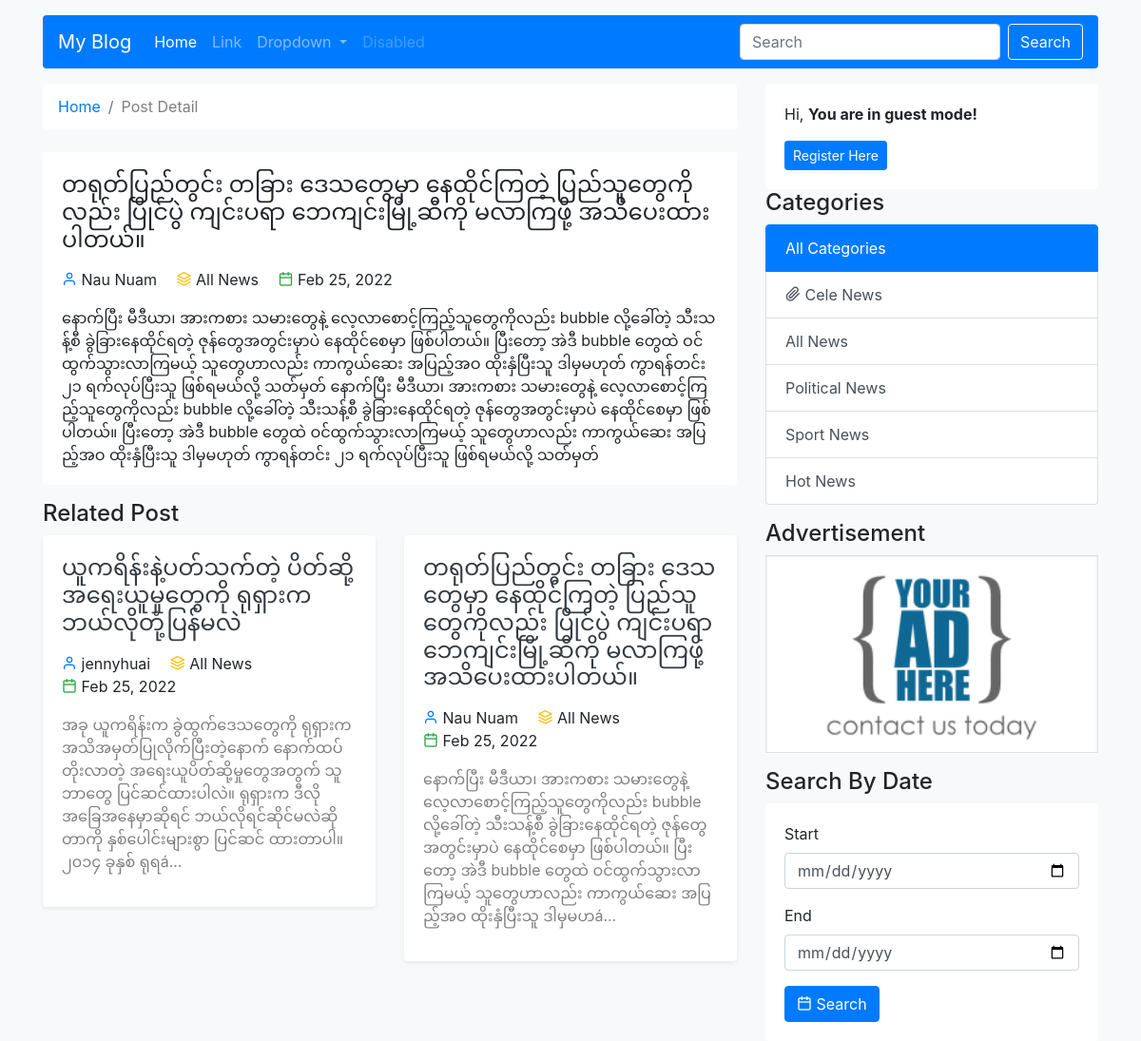
/detail.php?id=8, run on the app's committed database.
### tables this page shows
CREATE TABLE `posts` (
  `id` int(11) NOT NULL,
  `title` varchar(255) NOT NULL,
  `description` longtext NOT NULL,
  `user_id` int(11) NOT NULL,
  `category_id` int(11) NOT NULL,
  `is_published` enum('0','1') NOT NULL DEFAULT '0',
  `ordering` int(11) DEFAULT NULL,
  `created_at` timestamp NOT NULL DEFAULT current_timestamp()
);

CREATE TABLE `users` (
  `id` int(11) NOT NULL,
  `name` varchar(50) NOT NULL,
  `email` varchar(50) NOT NULL,
  `password` varchar(255) NOT NULL,
  `role` enum('0','1','2') NOT NULL DEFAULT '2',
  `photo` varchar(255) NOT NULL DEFAULT 'default.png',
  `balance` bigint(20) NOT NULL,
  `created_at` timestamp NOT NULL DEFAULT current_timestamp()
);

CREATE TABLE `categories` (
  `id` int(11) NOT NULL,
  `title` varchar(255) NOT NULL,
  `user_id` int(11) NOT NULL,
  `ordering` int(11) DEFAULT NULL,
  `created_at` timestamp NOT NULL DEFAULT current_timestamp()
);

### core/base.php (called while the page is built, shortened)
<?php
function con() {
   return mysqli_connect("localhost", "root", "", "my_blog");
}
$url = "http://{$_SERVER['HTTP_HOST']}";

### core/functions.php (called while the page is built, shortened)
<?php
function fetchAll($sql) {
    $query = mysqli_query(con(), $sql);
    $rows = [];
    while($row = mysqli_fetch_assoc($query)) {
        array_push($rows, $row);
    }
    return $rows;
}
function fetch($sql) {
    $query = mysqli_query(con(), $sql);
    $row = mysqli_fetch_assoc($query);
    return $row;
}
function showTime($timestamp, $format='d-m-Y') {
     return date($format, strtotime($timestamp));
}
function shortenString($str, $length = "50") {
    return substr($str, 0, $length). "...";
}
function user($id) {
    $sql = "SELECT * FROM users WHERE id='$id'";
    return fetch($sql);
}
function category($id) {
    $sql = "SELECT * FROM categories WHERE id='$id'";
    return fetch($sql);
}
function post($id) {
    $sql = "SELECT * FROM posts WHERE id='$id'";
    return fetch($sql);
}
 function frontCategories() {
    $sql = "SELECT * FROM categories ORDER BY ordering DESC";
    return fetchAll($sql);
 }
 function frontPostsByCategory($category_id, $limit ="99999", $post_id = 0) {
    $sql = "SELECT * FROM posts WHERE category_id = $category_id AND id != $post_id ORDER BY id DESC LIMIT $limit";
    return fetchAll($sql);
 }

### detail.php (the view, shortened to what this page needs)
<?php  require_once "front_panel/head.php"; ?>
<?php    require_once "front_panel/site_head.php"; ?>
<?php
    $id = $_GET['id'];
    $current = post($id);
    $currentCategory = $current['category_id'];
?>
<div class="container">
    <div class="row">
        <div class="col-12 col-md-8">
            <nav aria-label="breadcrumb">
                <ol class="breadcrumb bg-white mb-4">
                    <li class="breadcrumb-item text-black-50"><a href="<?php echo $url; ?>/index.php">Home</a></li>
                    <li class="breadcrumb-item text-black-50">
                       Post Detail
                   </li>
                </ol>
            </nav>
            <div class="card mb-3">
                <div class="card-body">
                    <h4><?php echo $current['title']; ?></h4>
                        <div class="my-3">
                            <i class="feather-user text-primary"></i>
                            <span class="mr-3">
                                <?php echo user($current['user_id'])['name']; ?>
                            </span>
                            <i class="feather-layers text-warning"></i>
                            <span class="mr-3">
                                <?php echo category($current['category_id'])['title']; ?>
                            </span>
                            <i class="feather-calendar text-success"></i>
                            <span>
                                <?php echo showTime($current['created_at'], "M d, Y"); ?>
                            </span>
                        </div>
                        <div class="">
                                <?php echo html_entity_decode($current['description'], ENT_QUOTES); ?>
                        </div>
                </div>
            </div>
            <div class="row">
              <div class="col-12">
                  <h4> Related Post</h4>
                 <div class="row">
                 <?php foreach(frontPostsByCategory($currentCategory, 2, $id) as $p) { ?>
                    <div class="col-12 col-md-6">
                        <div class="card mb-3 shadow-sm post">
                            <div class="card-body">
                                <a href="detail.php?id=<?php echo $p['id']; ?>" class="text-dark">
                                    <h4 class="">
                                        <?php echo $p['title']; ?>
                                    </h4>
                                </a>
                                <div class="my-3">
                                    <i class="feather-user text-primary"></i>
                                    <span class="mr-3">
                                        <?php echo user($p['user_id'])['name']; ?>
                                    </span>
                                    <i class="feather-layers text-warning"></i>
                                    <span class="mr-3">
                                        <?php echo category($p['category_id'])['title']; ?>
                                    </span>
                                    <br>
                                    <i class="feather-calendar text-success"></i>
                                    <span>
                                        <?php echo showTime($p['created_at'], "M d, Y"); ?>
                                    </span>
                                </div>
                                <p class="text-black-50">
                                    <?php echo html_entity_decode(shortenString($p['description'], "700")); ?>
                                </p>
                            </div>
                        </div>
                    </div>
                <?php } ?>
                 </div>
              </div>
            </div>
        </div>
        <?php require_once "front_panel/right_sidebar.php"; ?>
    </div>
</div>
<?php require_once "front_panel/footer.php"; ?>

### front_panel/head.php (shortened to what this page needs)
<?php
    require_once "core/base.php";
    require_once "core/functions.php";
?>
<!DOCTYPE html>
<html lang="en">
<head>
    <link rel="stylesheet" href="<?php echo $url; ?>/assets/vendor/bootstrap/css/bootstrap.css">
    <link rel="stylesheet" href="<?php echo $url; ?>/assets/vendor/feather-icons-web/feather.css">
    <link rel="stylesheet" href="<?php echo $url; ?>/assets/css/style.css">

### front_panel/site_head.php (shortened to what this page needs)
</head>
<body class="bg-light">
<div class="container">
    <div class="row">
        <div class="col-12">
            <nav class="navbar navbar-expand-lg navbar-dark bg-primary my-3 rounded">
                <a class="navbar-brand" href="<?php echo $url; ?>/index.php">My Blog</a>
                <div class="collapse navbar-collapse" id="navbarSupportedContent">
                    <ul class="navbar-nav mr-auto">
                    <li class="nav-item active">
                        <a class="nav-link" href="<?php echo $url; ?>/index.php">Home <span class="sr-only">(current)</span></a>
                    </li>
                    <li class="nav-item">
                        <a class="nav-link" href="#">Link</a>
                    </li>
                    <li class="nav-item dropdown">
                        <a class="nav-link dropdown-toggle" href="#" id="navbarDropdown" role="button" data-toggle="dropdown" aria-expanded="false">
                        Dropdown
                        </a>
                    </li>
                    <li class="nav-item">
                        <a class="nav-link disabled">Disabled</a>
                    </li>
                    </ul>
                    <form class="form-inline my-2 my-lg-0" method="post" action="<?php echo $url; ?>/search_post.php">
                        <input class="form-control mr-sm-2" type="search" name="search-key" placeholder="Search" aria-label="Search">
                        <button class="btn btn-outline-light my-2 my-sm-0" type="submit">Search</button>
                    </form>
                </div>
            </nav>
        </div>
    </div>
</div>

### front_panel/right_sidebar.php
<div class="col-12 col-md-4">
    <div class="front-panel-side-bar">
      <?php
            if($_SESSION['user']) {
     ?>
                <div class="card">
                    <div class="card-body d-flex justify-content-between align-content-center">
                        <p class="mb-0">
                        Hi <b><?php echo ucfirst($_SESSION['user']['name']); ?></b>
                        </p>
                        <a href="dashboard.php" class="btn btn-primary btn-sm">Go Admin Dashboard</a>
                    </div>
                </div>
        <?php
            } else {
      ?>
                <div class="card">
                    <div class="card-body">
                        <p class="">
                        Hi, <b>You are in guest mode!</b>
                        </p>
                        <a href="register.php" class="btn btn-primary btn-sm">Register Here</a>
                    </div>
                </div>
     <?php } ?>
        <h4>Categories</h4>
        <div class="list-group">
            <a href="<?php echo $url; ?>/index.php" class="list-group-item list-group-item-action <?php echo isset($_GET['category_id'])? '' : 'active'; ?>" aria-current="true">
                All Categories
            </a>
            <?php foreach(frontCategories() as $c) { ?>
                <a href="category_base_post.php?category_id=<?php echo $c['id']; ?>" class="list-group-item list-group-item-action <?php echo isset($_GET['category_id'])? $_GET['category_id'] == $c['id']? 'active' : '' : ''; ?>">
                    <?php if($c['ordering'] == 1) { ?>
                            <i class="feather-paperclip"></i>
                    <?php } ?>
                    <?php echo $c['title']; ?>
                </a>
            <?php } ?>
        </div>
        <div class="mb-3">
            <h4 class="mt-3">Advertisement</h4>
            <img src="<?php echo $url; ?>/assets/img/ads.png" class="w-100 border" alt="">
        </div>
        <div class="">
            <h4>Search By Date</h4>
            <div class="card">
                <div class="card-body">
                    <form action="<?php echo $url; ?>/search_by_date.php" method="post">
                        <div class="form-group">
                            <label for="">Start</label>
                            <input type="date" name="start" id="" class="form-control" required>
                        </div>
                        <div class="form-group">
                            <label for="">End</label>
                            <input type="date" name="end" id="" class="form-control" required>
                        </div>
                        <button class="btn btn-primary">
                            <i class="feather-calendar"></i>
                                Search
                        </button>
                    </form>
                </div>
            </div>
        </div>
    </div>
</div>

### front_panel/footer.php (shortened to what this page needs)
</body>
</html>

### assets/css/style.css (style rules this page uses)
:root { --primary-soft: #f3f3f3; }
.card { border:none; }
.post { transition: 0.5s !important; }

### data on the page
posts: title "တရုတ်ပြည်တွင်း တခြား ဒေသတွေမှာ နေထိုင်ကြတဲ့ ပြည်သူတွေကိုလည်း ပြိုင်ပွဲ ကျင်းပရာ ဘေကျင်းမြို့ဆီကို မလာကြဖို့ အသိပေးထားပါတယ်။", user.name "Nau Nuam", category.title "All News", created_at "Feb 25, 2022", description "နောက်ပြီး မီဒီယာ၊ အားကစား သမားတွေနဲ့ လေ့လာစောင့်ကြည့်သူတွေကိုလည်း bubble လို့ခေါ်တဲ့ သီးသန့်စီ ခွဲခြားနေထိုင်ရတဲ့ ဇုန်တွေအတွင်းမှာပဲ နေထိုင်စေမှာ ဖြစ်ပါတယ်။ ပြီးတော့ အဲဒီ bubble တွေထဲ ဝင်ထွက်သွားလာကြမယ့် သူတွေဟာလည်း ကာကွယ်ဆေး အပြည့်အဝ ထိုးနှံပြီးသူ ဒါမှမဟုတ် ကွာရန်တင်း ၂၁ ရက်လုပ်ပြီးသူ ဖြစ်ရမယ်လို့ သတ်မှတ် နောက်ပြီး မီဒီယာ၊ အားကစား သမားတွေနဲ့ လေ့လာစောင့်ကြည့်သူတွေကိုလည်း bubble လို့ခေါ်တဲ့ သီးသန့်စီ ခွဲခြားနေထိုင်ရတဲ့ ဇုန်တွေအတွင်းမှာပဲ နေထိုင်စေမှာ ဖြစ်ပါတယ်။ ပြီးတော့ အဲဒီ bubble တွေထဲ ဝင်ထွက်သွားလာကြမယ့် သူတွေဟာလည်း ကာကွယ်ဆေး အပြည့်အဝ ထိုးနှံပြီးသူ ဒါမှမဟုတ် ကွာရန်တင်း ၂၁ ရက်လုပ်ပြီးသူ ဖြစ်ရမယ်လို့ သတ်မှတ်"
posts: title "ယူကရိန်းနဲ့ပတ်သက်တဲ့ ပိတ်ဆို့အရေးယူမှုတွေကို ရုရှားက ဘယ်လိုတုံ့ပြန်မလဲ", user.name "jennyhuai", category.title "All News", created_at "Feb 25, 2022", description "အခု ယူကရိန်းက ခွဲထွက်ဒေသတွေကို ရုရှားက အသိအမှတ်ပြုလိုက်ပြီးတဲ့နောက် နောက်ထပ်တိုးလာတဲ့ အရေးယူပိတ်ဆို့မှုတွေအတွက် သူ ဘာတွေ ပြင်ဆင်ထားပါလဲ။ ရုရှားက ဒီလိုအခြေအနေမှာဆိုရင် ဘယ်လိုရင်ဆိုင်မလဲဆိုတာကို နှစ်ပေါင်းများစွာ ပြင်ဆင် ထားတာပါ။ ၂၀၁၄ ခုနှစ် ရုရá..."
posts: title "တရုတ်ပြည်တွင်း တခြား ဒေသတွေမှာ နေထိုင်ကြတဲ့ ပြည်သူတွေကိုလည်း ပြိုင်ပွဲ ကျင်းပရာ ဘေကျင်းမြို့ဆီကို မလာကြဖို့ အသိပေးထားပါတယ်။", user.name "Nau Nuam", category.title "All News", created_at "Feb 25, 2022", description "နောက်ပြီး မီဒီယာ၊ အားကစား သမားတွေနဲ့ လေ့လာစောင့်ကြည့်သူတွေကိုလည်း bubble လို့ခေါ်တဲ့ သီးသန့်စီ ခွဲခြားနေထိုင်ရတဲ့ ဇုန်တွေအတွင်းမှာပဲ နေထိုင်စေမှာ ဖြစ်ပါတယ်။ ပြီးတော့ အဲဒီ bubble တွေထဲ ဝင်ထွက်သွားလာကြမယ့် သူတွေဟာလည်း ကာကွယ်ဆေး အပြည့်အဝ ထိုးနှံပြီးသူ ဒါမှမဟá..."
categories: ordering 1 (drawn), title "Cele News"
categories: title "All News"
categories: title "Political News"
categories: title "Sport News"
categories: title "Hot News"
